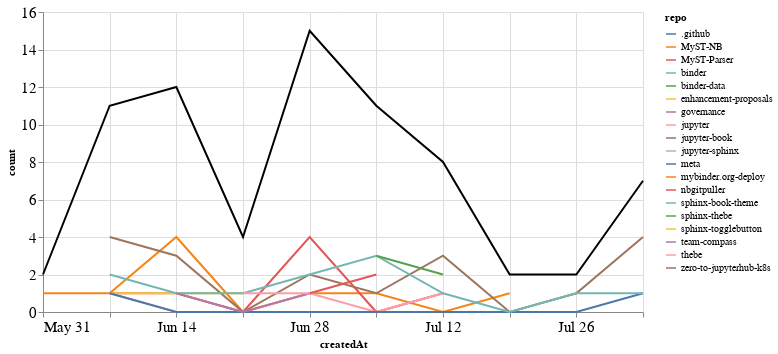

Here is the notebook cell this chart was saved with:
### Markdown cell above
## PRs

### Code cell
prs_time = prs.groupby('repo').resample('W', on='createdAt').count()['author'].reset_index()
prs_time = prs_time.rename(columns={'author': 'count'})
prs_time_total = prs_time.groupby('createdAt').agg({"count": "sum"}).reset_index()

ch1 = alt.Chart(prs_time, width=600).mark_line().encode(
    x='createdAt',
    y='count',
    color='repo',
    tooltip="repo"
)

ch2 = alt.Chart(prs_time_total, width=600).mark_line(color="black").encode(
    x='createdAt',
    y='count',
)

ch1 + ch2

### Figure 1 — Vega-Lite specification as saved in the notebook (floating-point values rounded to 4 significant figures)
{"config": {"axisLeft": {"labelFontSize": 15}, "axisBottom": {"labelFontSize": 15}}, "layer": [{"data": {"name": "data-5ee7c92557a86332526dbd6c7bdab806"}, "mark": "line", "encoding": {"color": {"type": "nominal", "field": "repo"}, "tooltip": {"type": "nominal", "field": "repo"}, "x": {"type": "temporal", "field": "createdAt"}, "y": {"type": "quantitative", "field": "count"}}, "width": 600}, {"data": {"name": "data-265c9b632ce92916203bf887043adc27"}, "mark": {"type": "line", "color": "black"}, "encoding": {"x": {"type": "temporal", "field": "createdAt"}, "y": {"type": "quantitative", "field": "count"}}, "width": 600}], "$schema": "https://vega.github.io/schema/vega-lite/v4.8.1.json", "datasets": {"data-5ee7c92557a86332526dbd6c7bdab806": [{"repo": ".github", "createdAt": "2020-08-02T00:00:00", "count": 1}, {"repo": "MyST-NB", "createdAt": "2020-05-31T00:00:00", "count": 1}, {"repo": "MyST-NB", "createdAt": "2020-06-07T00:00:00", "count": 1}, {"repo": "MyST-NB", "createdAt": "2020-06-14T00:00:00", "count": 4}, {"repo": "MyST-NB", "createdAt": "2020-06-21T00:00:00", "count": 0}, {"repo": "MyST-NB", "createdAt": "2020-06-28T00:00:00", "count": 1}, {"repo": "MyST-NB", "createdAt": "2020-07-05T00:00:00", "count": 1}, {"repo": "MyST-NB", "createdAt": "2020-07-12T00:00:00", "count": 0}, {"repo": "MyST-NB", "createdAt": "2020-07-19T00:00:00", "count": 1}, {"repo": "MyST-Parser", "createdAt": "2020-06-07T00:00:00", "count": 1}, {"repo": "MyST-Parser", "createdAt": "2020-06-14T00:00:00", "count": 1}, {"repo": "MyST-Parser", "createdAt": "2020-06-21T00:00:00", "count": 0}, {"repo": "MyST-Parser", "createdAt": "2020-06-28T00:00:00", "count": 4}, {"repo": "MyST-Parser", "createdAt": "2020-07-05T00:00:00", "count": 0}, {"repo": "MyST-Parser", "createdAt": "2020-07-12T00:00:00", "count": 1}, {"repo": "binder", "createdAt": "2020-06-28T00:00:00", "count": 1}, {"repo": "binder-data", "createdAt": "2020-06-21T00:00:00", "count": 1}, {"repo": "enhancement-proposals", "createdAt": "2020-06-07T00:00:00", "count": 1}, {"repo": "enhancement-proposals", "createdAt": "2020-06-14T00:00:00", "count": 1}, {"repo": "enhancement-proposals", "createdAt": "2020-06-21T00:00:00", "count": 1}, {"repo": "governance", "createdAt": "2020-05-31T00:00:00", "count": 1}, {"repo": "jupyter", "createdAt": "2020-06-07T00:00:00", "count": 1}, {"repo": "jupyter", "createdAt": "2020-06-14T00:00:00", "count": 0}, {"repo": "jupyter", "createdAt": "2020-06-21T00:00:00", "count": 0}, {"repo": "jupyter", "createdAt": "2020-06-28T00:00:00", "count": 1}, {"repo": "jupyter", "createdAt": "2020-07-05T00:00:00", "count": 0}, {"repo": "jupyter", "createdAt": "2020-07-12T00:00:00", "count": 1}, {"repo": "jupyter-book", "createdAt": "2020-06-07T00:00:00", "count": 4}, {"repo": "jupyter-book", "createdAt": "2020-06-14T00:00:00", "count": 3}, {"repo": "jupyter-book", "createdAt": "2020-06-21T00:00:00", "count": 0}, {"repo": "jupyter-book", "createdAt": "2020-06-28T00:00:00", "count": 2}, {"repo": "jupyter-book", "createdAt": "2020-07-05T00:00:00", "count": 1}, {"repo": "jupyter-book", "createdAt": "2020-07-12T00:00:00", "count": 3}, {"repo": "jupyter-book", "createdAt": "2020-07-19T00:00:00", "count": 0}, {"repo": "jupyter-book", "createdAt": "2020-07-26T00:00:00", "count": 1}, {"repo": "jupyter-book", "createdAt": "2020-08-02T00:00:00", "count": 4}, {"repo": "jupyter-sphinx", "createdAt": "2020-06-28T00:00:00", "count": 1}, {"repo": "meta", "createdAt": "2020-06-07T00:00:00", "count": 1}, {"repo": "meta", "createdAt": "2020-06-14T00:00:00", "count": 0}, {"repo": "meta", "createdAt": "2020-06-21T00:00:00", "count": 0}, {"repo": "meta", "createdAt": "2020-06-28T00:00:00", "count": 0}, {"repo": "meta", "createdAt": "2020-07-05T00:00:00", "count": 0}, {"repo": "meta", "createdAt": "2020-07-12T00:00:00", "count": 0}, {"repo": "meta", "createdAt": "2020-07-19T00:00:00", "count": 0}, {"repo": "meta", "createdAt": "2020-07-26T00:00:00", "count": 0}, {"repo": "meta", "createdAt": "2020-08-02T00:00:00", "count": 1}, {"repo": "mybinder.org-deploy", "createdAt": "2020-07-19T00:00:00", "count": 1}, {"repo": "nbgitpuller", "createdAt": "2020-06-28T00:00:00", "count": 1}, {"repo": "nbgitpuller", "createdAt": "2020-07-05T00:00:00", "count": 2}, {"repo": "sphinx-book-theme", "createdAt": "2020-06-07T00:00:00", "count": 2}, {"repo": "sphinx-book-theme", "createdAt": "2020-06-14T00:00:00", "count": 1}, {"repo": "sphinx-book-theme", "createdAt": "2020-06-21T00:00:00", "count": 1}, {"repo": "sphinx-book-theme", "createdAt": "2020-06-28T00:00:00", "count": 2}, {"repo": "sphinx-book-theme", "createdAt": "2020-07-05T00:00:00", "count": 3}, {"repo": "sphinx-book-theme", "createdAt": "2020-07-12T00:00:00", "count": 1}, {"repo": "sphinx-book-theme", "createdAt": "2020-07-19T00:00:00", "count": 0}, {"repo": "sphinx-book-theme", "createdAt": "2020-07-26T00:00:00", "count": 1}, {"repo": "sphinx-book-theme", "createdAt": "2020-08-02T00:00:00", "count": 1}, {"repo": "sphinx-thebe", "createdAt": "2020-07-05T00:00:00", "count": 3}, {"repo": "sphinx-thebe", "createdAt": "2020-07-12T00:00:00", "count": 2}, {"repo": "sphinx-togglebutton", "createdAt": "2020-06-14T00:00:00", "count": 1}, {"repo": "team-compass", "createdAt": "2020-06-14T00:00:00", "count": 1}, {"repo": "team-compass", "createdAt": "2020-06-21T00:00:00", "count": 0}, {"repo": "team-compass", "createdAt": "2020-06-28T00:00:00", "count": 1}, {"repo": "thebe", "createdAt": "2020-06-21T00:00:00", "count": 1}, {"repo": "thebe", "createdAt": "2020-06-28T00:00:00", "count": 1}, {"repo": "zero-to-jupyterhub-k8s", "createdAt": "2020-07-05T00:00:00", "count": 1}], "data-265c9b632ce92916203bf887043adc27": [{"createdAt": "2020-05-31T00:00:00", "count": 2}, {"createdAt": "2020-06-07T00:00:00", "count": 11}, {"createdAt": "2020-06-14T00:00:00", "count": 12}, {"createdAt": "2020-06-21T00:00:00", "count": 4}, {"createdAt": "2020-06-28T00:00:00", "count": 15}, {"createdAt": "2020-07-05T00:00:00", "count": 11}, {"createdAt": "2020-07-12T00:00:00", "count": 8}, {"createdAt": "2020-07-19T00:00:00", "count": 2}, {"createdAt": "2020-07-26T00:00:00", "count": 2}, {"createdAt": "2020-08-02T00:00:00", "count": 7}]}}
